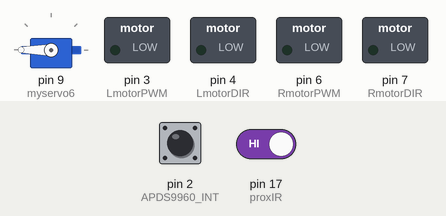
A sketch run on a simulated Arduino Nano, built with avr-gcc and run on an emulated ATmega328P. Parts: servo, switched loads named in the sketch (green lamp = pin HIGH). Inputs (shaded band) come from the test bench; at power-on: pin 17 (proxIR) HIGH, pin 2 (APDS9960_INT) HIGH. What the sketch prints to the serial monitor is not drawn.

Above: at 1.3 s.
1.4 s: pin 17 (proxIR) driven LOW
At 1.9 s:
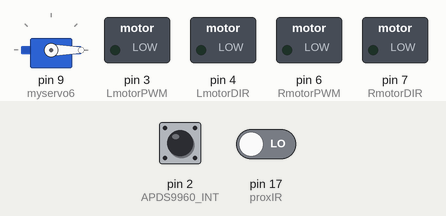
2.9 s: pin 17 (proxIR) driven HIGH
At 4.3 s:
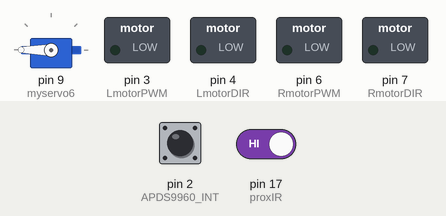
Timing chart, 0 to 5.9 s (numbered marks = the images above; inputs shaded):
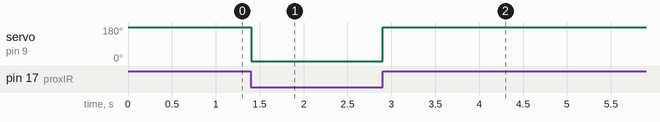

The sketch:

GestureMatrixTest.ino
```cpp
/**
 * Exemple de code pour utiliser le capteur de gestes APDS9960 de la LudOhead avec une carte LudOcore
 */
#include <Wire.h>
#include <SparkFun_APDS9960.h>
#include <LedControl.h>

#include <Servo.h>

bool Timon = 1;
int timer1_counter = 0;

Servo myservo6;
int val6 = 90;  // clamp
unsigned int diff_clamp;
unsigned int clamp_state = 0;

Servo myservo5;
int val5 = 90;  // lever
uint16_t THROTTLE_OLD;

#define proxIR  17
#define micIn  A7
int val = 0;  // variable to store the value read


//motors
int LmotorPWM = 3;
int LmotorDIR = 4;
int RmotorPWM = 6; //9;
int RmotorDIR = 7;

const int DIN_PIN = 12;
const int CS_PIN = 16;
const int CLK_PIN = 13;

//signs for matrix 8x8
const uint64_t rightM = {0x10387cfe38383838};
const uint64_t leftM = {0x38383838fe7c3810};
const uint64_t upM = {0x0010307fff7f3010};
const uint64_t downM = {0x00080cfefffe0c08};
const uint64_t nearM = {0x0018187e7e181800};
const uint64_t farM = {0x0018181818181800};
const uint64_t noneM = {0x0060f09b8bc04000};

LedControl display = LedControl(DIN_PIN, CLK_PIN, CS_PIN);

void displayImage(uint64_t image) {
  for (int i = 0; i < 8; i++) {
    byte row = (image >> i * 8) & 0xFF;
    for (int j = 0; j < 8; j++) {
      display.setLed(0, i, j, bitRead(row, j));
    }
  }
}


// Pins
#define APDS9960_INT    2 // Needs to be an interrupt pin

// Constants

// Global Variables
SparkFun_APDS9960 apds = SparkFun_APDS9960();
int isr_flag = 0;

int lever_flag = 0;

void setup() {

  display.clearDisplay(0);
  display.shutdown(0, false);
  display.setIntensity(0, 10);

  // Set interrupt pin as input
  pinMode(APDS9960_INT, INPUT);

  // Initialize Serial port
  Serial.begin(9600);
  Serial.println();
  Serial.println(F("--------------------------------"));
  Serial.println(F("APDS-9960 - GestureTest"));
  Serial.println(F("--------------------------------"));

  // Initialize interrupt service routine
  attachInterrupt(0, interruptRoutine, FALLING);

  // Initialize APDS-9960 (configure I2C and initial values)
  if ( apds.init() ) {
    Serial.println(F("APDS-9960 initialization complete"));
  } else {
    Serial.println(F("Something went wrong during APDS-9960 init!"));
  }

  // Start running the APDS-9960 gesture sensor engine
  if ( apds.enableGestureSensor(true) ) {
    Serial.println(F("Gesture sensor is now running"));
  } else {
    Serial.println(F("Something went wrong during gesture sensor init!"));
  }

  pinMode(proxIR,INPUT);

  myservo6.attach(9);   //6
//  myservo5.attach(5);

  pinMode(LmotorPWM, OUTPUT);
  pinMode(LmotorDIR, OUTPUT);
  digitalWrite(LmotorPWM, LOW);
  digitalWrite(LmotorDIR, LOW);
  pinMode(RmotorPWM, OUTPUT);
  pinMode(RmotorDIR, OUTPUT);
  digitalWrite(RmotorPWM, LOW);
  digitalWrite(RmotorDIR, LOW);

  myservo6.write(val6);

}

void loop() {
  if( isr_flag == 1 ) {
    detachInterrupt(0);
    handleGesture();
    isr_flag = 0;
    attachInterrupt(0, interruptRoutine, FALLING);
  }

  int diff;
  int diff2;
  float prop;


if (  digitalRead(proxIR) == false)
  {
  myservo6.write(0);
  }
else
  {
  myservo6.write(180);
  }
  delay(100);

}

void interruptRoutine() {
  isr_flag = 1;
}

void handleGesture() {
    if ( apds.isGestureAvailable() ) {
    switch ( apds.readGesture() ) {
      case DIR_UP:
        Serial.println("UP");
        displayImage(upM); myservo6.write(0);
        break;
      case DIR_DOWN:
        Serial.println("DOWN");
        displayImage(downM); myservo6.write(180);
        break;
      case DIR_LEFT:
        Serial.println("LEFT");
        displayImage(leftM);
        break;
      case DIR_RIGHT:
        Serial.println("RIGHT");
        displayImage(rightM);
        break;
      case DIR_NEAR:
        Serial.println("NEAR");
        displayImage(nearM);
        break;
      case DIR_FAR:
        Serial.println("FAR");
        displayImage(farM);
        break;
      default:
        Serial.println("NONE");
        displayImage(noneM);
    }
  }
}
```

Measured:
- after the input at 1.4 s, servo on pin 9 (myservo6): 180° → 0° at once
- after the input at 2.9 s, servo on pin 9 (myservo6): 0° → 180° at once
